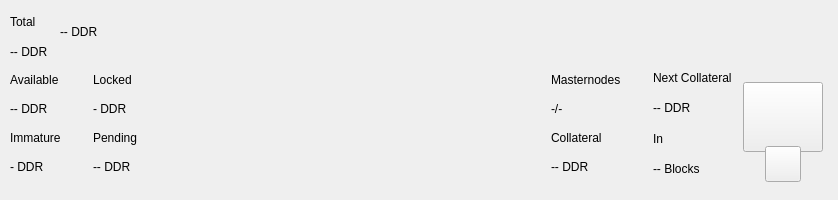
<?xml version="1.0" encoding="UTF-8"?>
<ui version="4.0">
 <class>TopBar</class>
 <widget class="QWidget" name="TopBar">
  <property name="geometry">
   <rect>
    <x>0</x>
    <y>0</y>
    <width>838</width>
    <height>200</height>
   </rect>
  </property>
  <property name="minimumSize">
   <size>
    <width>0</width>
    <height>200</height>
   </size>
  </property>
  <property name="maximumSize">
   <size>
    <width>16777215</width>
    <height>200</height>
   </size>
  </property>
  <property name="windowTitle">
   <string>Form</string>
  </property>
  <layout class="QVBoxLayout" name="verticalLayout_10" stretch="0">
   <property name="spacing">
    <number>0</number>
   </property>
   <property name="leftMargin">
    <number>0</number>
   </property>
   <property name="topMargin">
    <number>0</number>
   </property>
   <property name="rightMargin">
    <number>0</number>
   </property>
   <property name="bottomMargin">
    <number>0</number>
   </property>
   <item>
    <widget class="PFBorderImage" name="containerTop">
     <layout class="QVBoxLayout" name="verticalLayout_11">
      <property name="spacing">
       <number>0</number>
      </property>
      <property name="leftMargin">
       <number>0</number>
      </property>
      <property name="topMargin">
       <number>0</number>
      </property>
      <property name="rightMargin">
       <number>0</number>
      </property>
      <property name="bottomMargin">
       <number>0</number>
      </property>
      <item>
       <widget class="QWidget" name="top_container_2" native="true">
        <property name="minimumSize">
         <size>
          <width>0</width>
          <height>65</height>
         </size>
        </property>
        <layout class="QHBoxLayout" name="top_container">
         <property name="spacing">
          <number>0</number>
         </property>
         <property name="leftMargin">
          <number>10</number>
         </property>
         <property name="topMargin">
          <number>0</number>
         </property>
         <property name="rightMargin">
          <number>10</number>
         </property>
         <property name="bottomMargin">
          <number>0</number>
         </property>
         <item>
          <layout class="QHBoxLayout" name="horizontalLayout_4">
           <property name="spacing">
            <number>12</number>
           </property>
           <property name="rightMargin">
            <number>0</number>
           </property>
           <item>
            <widget class="QWidget" name="widgetAmount" native="true">
             <layout class="QVBoxLayout" name="verticalLayout_2">
              <property name="spacing">
               <number>2</number>
              </property>
              <property name="leftMargin">
               <number>0</number>
              </property>
              <property name="topMargin">
               <number>8</number>
              </property>
              <property name="rightMargin">
               <number>0</number>
              </property>
              <property name="bottomMargin">
               <number>0</number>
              </property>
              <item>
               <widget class="QLabel" name="labelTitle1">
                <property name="text">
                 <string>Total</string>
                </property>
               </widget>
              </item>
              <item>
               <widget class="QLabel" name="labelAmountPiv">
                <property name="text">
                 <string notr="true">-- DDR</string>
                </property>
               </widget>
              </item>
             </layout>
            </widget>
           </item>
           <item alignment="Qt::AlignVCenter">
            <widget class="QWidget" name="widgetTopAmount" native="true">
             <property name="sizePolicy">
              <sizepolicy hsizetype="Preferred" vsizetype="Maximum">
               <horstretch>0</horstretch>
               <verstretch>0</verstretch>
              </sizepolicy>
             </property>
             <layout class="QHBoxLayout" name="horizontalLayout_5">
              <property name="spacing">
               <number>0</number>
              </property>
              <property name="leftMargin">
               <number>0</number>
              </property>
              <property name="topMargin">
               <number>0</number>
              </property>
              <property name="rightMargin">
               <number>0</number>
              </property>
              <property name="bottomMargin">
               <number>0</number>
              </property>
              <item alignment="Qt::AlignTop">
               <widget class="QLabel" name="labelAmountTopPiv">
                <property name="minimumSize">
                 <size>
                  <width>0</width>
                  <height>36</height>
                 </size>
                </property>
                <property name="styleSheet">
                 <string notr="true">padding:0px;margin:0px;</string>
                </property>
                <property name="text">
                 <string notr="true">-- DDR</string>
                </property>
               </widget>
              </item>
             </layout>
            </widget>
           </item>
           <item>
            <spacer name="horizontalSpacer">
             <property name="orientation">
              <enum>Qt::Horizontal</enum>
             </property>
             <property name="sizeHint" stdset="0">
              <size>
               <width>40</width>
               <height>20</height>
              </size>
             </property>
            </spacer>
           </item>
           <item alignment="Qt::AlignRight">
            <widget class="QWidget" name="layoutSync" native="true">
             <property name="minimumSize">
              <size>
               <width>0</width>
               <height>36</height>
              </size>
             </property>
             <property name="maximumSize">
              <size>
               <width>16777215</width>
               <height>36</height>
              </size>
             </property>
             <layout class="QVBoxLayout" name="verticalLayout_9">
              <property name="leftMargin">
               <number>0</number>
              </property>
              <property name="topMargin">
               <number>0</number>
              </property>
              <property name="rightMargin">
               <number>0</number>
              </property>
              <property name="bottomMargin">
               <number>0</number>
              </property>
              <item>
               <widget class="ExpandableButton" name="pushButtonSync" native="true">
                <property name="minimumSize">
                 <size>
                  <width>36</width>
                  <height>36</height>
                 </size>
                </property>
                <property name="maximumSize">
                 <size>
                  <width>16777215</width>
                  <height>36</height>
                 </size>
                </property>
               </widget>
              </item>
             </layout>
            </widget>
           </item>
           <item>
            <widget class="ExpandableButton" name="pushButtonHDUpgrade" native="true">
             <property name="minimumSize">
              <size>
               <width>36</width>
               <height>36</height>
              </size>
             </property>
             <property name="maximumSize">
              <size>
               <width>16777215</width>
               <height>36</height>
              </size>
             </property>
            </widget>
           </item>
           <item>
            <widget class="ExpandableButton" name="pushButtonStack" native="true">
             <property name="minimumSize">
              <size>
               <width>36</width>
               <height>36</height>
              </size>
             </property>
             <property name="maximumSize">
              <size>
               <width>16777215</width>
               <height>36</height>
              </size>
             </property>
            </widget>
           </item>
           <item>
            <widget class="ExpandableButton" name="pushButtonConf" native="true">
             <property name="minimumSize">
              <size>
               <width>36</width>
               <height>36</height>
              </size>
             </property>
             <property name="maximumSize">
              <size>
               <width>16777215</width>
               <height>36</height>
              </size>
             </property>
            </widget>
           </item>
           <item>
            <widget class="ExpandableButton" name="pushButtonMasternodes" native="true">
             <property name="minimumSize">
              <size>
               <width>36</width>
               <height>36</height>
              </size>
             </property>
             <property name="maximumSize">
              <size>
               <width>16777215</width>
               <height>36</height>
              </size>
             </property>
            </widget>
           </item>
           <item>
            <widget class="ExpandableButton" name="pushButtonConsole" native="true">
             <property name="minimumSize">
              <size>
               <width>36</width>
               <height>36</height>
              </size>
             </property>
             <property name="maximumSize">
              <size>
               <width>16777215</width>
               <height>36</height>
              </size>
             </property>
            </widget>
           </item>
           <item>
            <widget class="ExpandableButton" name="pushButtonConnection" native="true">
             <property name="minimumSize">
              <size>
               <width>36</width>
               <height>36</height>
              </size>
             </property>
             <property name="maximumSize">
              <size>
               <width>16777215</width>
               <height>36</height>
              </size>
             </property>
            </widget>
           </item>
           <item>
            <widget class="ExpandableButton" name="pushButtonTor" native="true">
             <property name="minimumSize">
              <size>
               <width>36</width>
               <height>36</height>
              </size>
             </property>
             <property name="maximumSize">
              <size>
               <width>16777215</width>
               <height>36</height>
              </size>
             </property>
            </widget>
           </item>
           <item>
            <widget class="ExpandableButton" name="pushButtonLock" native="true">
             <property name="sizePolicy">
              <sizepolicy hsizetype="Expanding" vsizetype="Expanding">
               <horstretch>0</horstretch>
               <verstretch>0</verstretch>
              </sizepolicy>
             </property>
             <property name="minimumSize">
              <size>
               <width>36</width>
               <height>0</height>
              </size>
             </property>
             <property name="maximumSize">
              <size>
               <width>16777215</width>
               <height>36</height>
              </size>
             </property>
            </widget>
           </item>
           <item>
            <widget class="ExpandableButton" name="pushButtonTheme" native="true">
             <property name="minimumSize">
              <size>
               <width>36</width>
               <height>36</height>
              </size>
             </property>
             <property name="maximumSize">
              <size>
               <width>16777215</width>
               <height>36</height>
              </size>
             </property>
            </widget>
           </item>
          </layout>
         </item>
        </layout>
       </widget>
      </item>
      <item>
       <widget class="QWidget" name="bottom_container" native="true">
        <property name="minimumSize">
         <size>
          <width>0</width>
          <height>135</height>
         </size>
        </property>
        <layout class="QHBoxLayout" name="botton_container">
         <property name="leftMargin">
          <number>10</number>
         </property>
         <property name="topMargin">
          <number>0</number>
         </property>
         <property name="rightMargin">
          <number>10</number>
         </property>
         <property name="bottomMargin">
          <number>10</number>
         </property>
         <item>
          <layout class="QHBoxLayout" name="horizontalLayout_3">
           <property name="spacing">
            <number>0</number>
           </property>
           <property name="bottomMargin">
            <number>9</number>
           </property>
           <item>
            <layout class="QVBoxLayout" name="verticalLayout_7">
             <property name="spacing">
              <number>0</number>
             </property>
             <property name="leftMargin">
              <number>0</number>
             </property>
             <property name="rightMargin">
              <number>0</number>
             </property>
             <item>
              <layout class="QHBoxLayout" name="horizontalLayout_2">
               <property name="spacing">
                <number>0</number>
               </property>
               <item>
                <layout class="QVBoxLayout" name="verticalLayout_6">
                 <item>
                  <widget class="QLabel" name="labelTitle5">
                   <property name="text">
                    <string>Available</string>
                   </property>
                  </widget>
                 </item>
                 <item>
                  <widget class="QLabel" name="labelAvailablePiv">
                   <property name="text">
                    <string>-- DDR</string>
                   </property>
                  </widget>
                 </item>
                 <item>
                  <widget class="QLabel" name="labelTitle4">
                   <property name="text">
                    <string>Immature</string>
                   </property>
                  </widget>
                 </item>
                 <item>
                  <widget class="QLabel" name="labelImmaturePiv">
                   <property name="text">
                    <string notr="true">- DDR</string>
                   </property>
                  </widget>
                 </item>
                </layout>
               </item>
               <item>
                <layout class="QVBoxLayout" name="verticalLayout_8">
                 <property name="leftMargin">
                  <number>32</number>
                 </property>
                 <item>
                  <widget class="QLabel" name="labelTitle6">
                   <property name="text">
                    <string>Locked</string>
                   </property>
                  </widget>
                 </item>
                 <item>
                  <widget class="QLabel" name="labelLockedPiv">
                   <property name="text">
                    <string>- DDR</string>
                   </property>
                  </widget>
                 </item>
                 <item>
                  <widget class="QLabel" name="labelTitle3">
                   <property name="text">
                    <string>Pending</string>
                   </property>
                  </widget>
                 </item>
                 <item>
                  <widget class="QLabel" name="labelPendingPiv">
                   <property name="text">
                    <string notr="true">-- DDR</string>
                   </property>
                  </widget>
                 </item>
                </layout>
               </item>
              </layout>
             </item>
            </layout>
           </item>
          </layout>
         </item>
         <item>
          <spacer name="horizontalSpacer_2">
           <property name="orientation">
            <enum>Qt::Horizontal</enum>
           </property>
           <property name="sizeHint" stdset="0">
            <size>
             <width>40</width>
             <height>20</height>
            </size>
           </property>
          </spacer>
         </item>
         <item>
          <layout class="QHBoxLayout" name="horizontalLayout_6">
           <property name="spacing">
            <number>0</number>
           </property>
           <property name="rightMargin">
            <number>0</number>
           </property>
           <property name="bottomMargin">
            <number>9</number>
           </property>
           <item>
            <layout class="QVBoxLayout" name="verticalLayout_5">
             <item>
              <widget class="QLabel" name="labelMasternodesTitle">
               <property name="text">
                <string>Masternodes</string>
               </property>
              </widget>
             </item>
             <item>
              <widget class="QLabel" name="labelMasternodeCount">
               <property name="text">
                <string>-/-</string>
               </property>
              </widget>
             </item>
             <item>
              <widget class="QLabel" name="labelTitle8">
               <property name="text">
                <string>Collateral</string>
               </property>
              </widget>
             </item>
             <item>
              <widget class="QLabel" name="labelCollateralPiv">
               <property name="text">
                <string notr="true">-- DDR</string>
               </property>
              </widget>
             </item>
            </layout>
           </item>
           <item>
            <widget class="QWidget" name="widgetNextCollateral" native="true">
             <layout class="QVBoxLayout" name="verticalLayout_12">
              <property name="leftMargin">
               <number>32</number>
              </property>
              <property name="topMargin">
               <number>0</number>
              </property>
              <property name="rightMargin">
               <number>0</number>
              </property>
              <property name="bottomMargin">
               <number>0</number>
              </property>
              <item>
               <widget class="QLabel" name="labelNextMasternodesTitle">
                <property name="text">
                 <string>Next Collateral</string>
                </property>
               </widget>
              </item>
              <item>
               <widget class="QLabel" name="labelNextCollateralValue">
                <property name="text">
                 <string>-- DDR</string>
                </property>
               </widget>
              </item>
              <item>
               <widget class="QLabel" name="labelTitle9">
                <property name="text">
                 <string>In</string>
                </property>
               </widget>
              </item>
              <item>
               <widget class="QLabel" name="labelNextCollateralBlocks">
                <property name="text">
                 <string notr="true">-- Blocks</string>
                </property>
               </widget>
              </item>
             </layout>
            </widget>
           </item>
          </layout>
         </item>
         <item>
          <widget class="QWidget" name="qrContainer" native="true">
           <property name="sizePolicy">
            <sizepolicy hsizetype="Preferred" vsizetype="Minimum">
             <horstretch>0</horstretch>
             <verstretch>0</verstretch>
            </sizepolicy>
           </property>
           <property name="minimumSize">
            <size>
             <width>90</width>
             <height>110</height>
            </size>
           </property>
           <property name="maximumSize">
            <size>
             <width>90</width>
             <height>110</height>
            </size>
           </property>
           <layout class="QVBoxLayout" name="containerQR">
            <property name="spacing">
             <number>0</number>
            </property>
            <property name="leftMargin">
             <number>5</number>
            </property>
            <property name="topMargin">
             <number>10</number>
            </property>
            <property name="rightMargin">
             <number>5</number>
            </property>
            <property name="bottomMargin">
             <number>0</number>
            </property>
            <item>
             <widget class="QPushButton" name="btnQr">
              <property name="minimumSize">
               <size>
                <width>70</width>
                <height>70</height>
               </size>
              </property>
              <property name="maximumSize">
               <size>
                <width>16777215</width>
                <height>70</height>
               </size>
              </property>
              <property name="focusPolicy">
               <enum>Qt::NoFocus</enum>
              </property>
              <property name="text">
               <string/>
              </property>
              <property name="iconSize">
               <size>
                <width>70</width>
                <height>70</height>
               </size>
              </property>
             </widget>
            </item>
            <item>
             <spacer name="verticalSpacer">
              <property name="orientation">
               <enum>Qt::Vertical</enum>
              </property>
              <property name="sizeType">
               <enum>QSizePolicy::Fixed</enum>
              </property>
              <property name="sizeHint" stdset="0">
               <size>
                <width>20</width>
                <height>20</height>
               </size>
              </property>
             </spacer>
            </item>
            <item alignment="Qt::AlignHCenter|Qt::AlignBottom">
             <widget class="QPushButton" name="pushButtonQR">
              <property name="minimumSize">
               <size>
                <width>36</width>
                <height>36</height>
               </size>
              </property>
              <property name="maximumSize">
               <size>
                <width>36</width>
                <height>36</height>
               </size>
              </property>
              <property name="focusPolicy">
               <enum>Qt::NoFocus</enum>
              </property>
              <property name="text">
               <string/>
              </property>
             </widget>
            </item>
           </layout>
          </widget>
         </item>
        </layout>
       </widget>
      </item>
     </layout>
    </widget>
   </item>
  </layout>
 </widget>
 <customwidgets>
  <customwidget>
   <class>PFBorderImage</class>
   <extends>QFrame</extends>
   <header>qt/pivx/pfborderimage.h</header>
   <container>1</container>
  </customwidget>
  <customwidget>
   <class>ExpandableButton</class>
   <extends>QWidget</extends>
   <header>qt/pivx/expandablebutton.h</header>
   <container>1</container>
  </customwidget>
 </customwidgets>
 <resources/>
 <connections/>
</ui>
